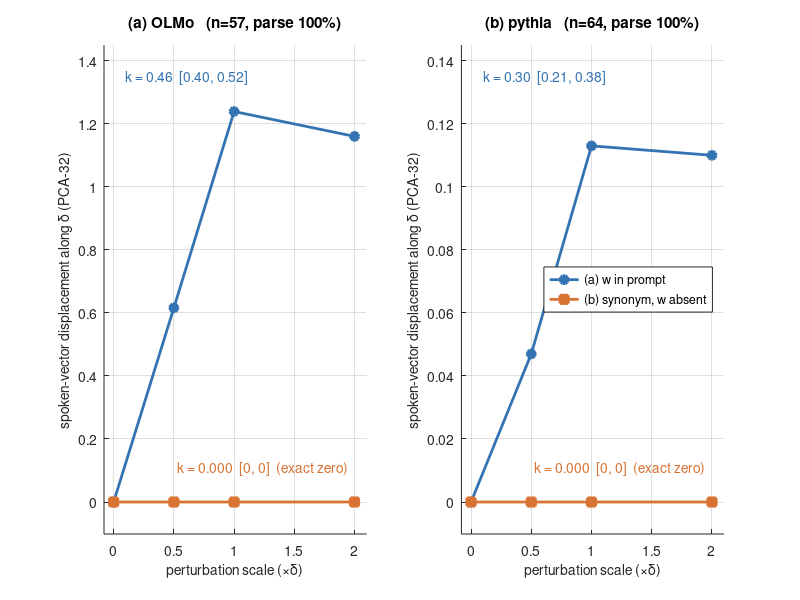

This chart was generated by the following MATLAB code: (Note: this script raises an error after producing the figure.)
% make_fig8_causal.m  ——  图8: C7 因果扰动剂量反应 (base MATLAB, 无需 toolbox)
% 数据硬编码自 results/data/C7_causal_perturb/{olmo,pythia}_perturb.json 的 summary (权威值)。
% 风格与 make_paper_figs.m 一致; 输出 PNG(300dpi)+PDF(矢量) 到 paper_figs/(ASCII 路径)。
% 标签用英文(避免字体缺字), 中文图注写在 .md 里。

outdir = fullfile(fileparts(fileparts(mfilename('fullpath'))), 'paper_figs');
if ~exist(outdir,'dir'); mkdir(outdir); end
FS = 11;
close all; set(0,'DefaultFigureVisible','off');   % 离屏渲染

x  = [0 0.5 1 2];
Aa = {[0 0.616 1.239 1.160], [0 0.047 0.113 0.110]};   % (a) w in prompt: mean_along_by_scale
kA = {'k = 0.46  [0.40, 0.52]', 'k = 0.30  [0.21, 0.38]'};
N  = [57 64];
ttl  = {'(a) OLMo','(b) pythia'};
ymax = [1.45 0.145];
cA = [0.20 0.45 0.70];   % 蓝: w in prompt
cB = [0.85 0.45 0.20];   % 橙: synonym, w absent

f8 = figure('Color','w','Position',[100 100 900 380]);
for p = 1:2
    subplot(1,2,p); hold on;
    hA = plot(x, Aa{p}, '-o', 'Color',cA, 'LineWidth',2.0, 'MarkerFaceColor',cA, 'MarkerSize',6);
    hB = plot(x, [0 0 0 0], '-s', 'Color',cB, 'LineWidth',2.0, 'MarkerFaceColor',cB, 'MarkerSize',6);
    text(0.10, ymax(p)*0.93, kA{p}, 'Color',cA, 'FontSize',FS-1);
    text(1.95, ymax(p)*0.075, 'k = 0.000  [0, 0]  (exact zero)', 'Color',cB, 'FontSize',FS-1, 'HorizontalAlignment','right');
    xlabel('perturbation scale (\times\delta)','FontSize',FS-1);
    ylabel('spoken-vector displacement along \delta (PCA-32)','FontSize',FS-1);
    title(sprintf('%s   (n=%d, parse 100%%)',ttl{p},N(p)),'FontSize',FS);
    xlim([-0.08 2.1]); ylim([-0.07*ymax(p) ymax(p)]);
    if p==2
        legend([hA hB], {'(a) w in prompt','(b) synonym, w absent'}, 'Location','east','FontSize',FS-2);
    end
    grid on; box off;
end
sgtitle('Perturbing one embedding row: spoken values follow only when w is in the prompt','FontSize',FS);
exportgraphics(f8, fullfile(outdir,'fig8_causal.png'), 'Resolution',300);
exportgraphics(f8, fullfile(outdir,'fig8_causal.pdf'), 'ContentType','vector');
disp('FIG8 DONE'); disp(outdir);
